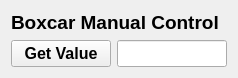
<?xml version="1.0" encoding="UTF-8"?>
<ui version="4.0">
 <class>ManualBoxcar</class>
 <widget class="QWidget" name="ManualBoxcar">
  <property name="geometry">
   <rect>
    <x>0</x>
    <y>0</y>
    <width>238</width>
    <height>76</height>
   </rect>
  </property>
  <property name="windowTitle">
   <string>Boxcar</string>
  </property>
  <layout class="QGridLayout" name="gridLayout">
   <item row="1" column="0">
    <widget class="QPushButton" name="pushButton">
     <property name="minimumSize">
      <size>
       <width>100</width>
       <height>0</height>
      </size>
     </property>
     <property name="font">
      <font>
       <pointsize>12</pointsize>
       <bold>true</bold>
      </font>
     </property>
     <property name="text">
      <string>Get Value</string>
     </property>
    </widget>
   </item>
   <item row="1" column="1">
    <widget class="QLineEdit" name="lineEdit">
     <property name="font">
      <font>
       <family>Consolas</family>
       <pointsize>12</pointsize>
       <bold>false</bold>
      </font>
     </property>
    </widget>
   </item>
   <item row="0" column="0" colspan="2">
    <widget class="QLabel" name="label">
     <property name="font">
      <font>
       <pointsize>14</pointsize>
       <bold>true</bold>
      </font>
     </property>
     <property name="text">
      <string>Boxcar Manual Control</string>
     </property>
    </widget>
   </item>
  </layout>
 </widget>
 <resources/>
 <connections/>
</ui>
